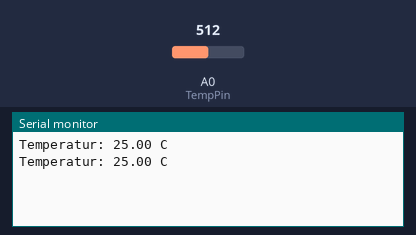
Bench run of a sketch on a simulated Arduino Uno, built with avr-gcc and run on an emulated ATmega328P. On the bench: the last lines printed to the serial monitor. The test bench sets the inputs (shaded band); at power-on: A0 (TempPin) = 512.

Above: at 1.8 s.
1.9 s: A0 (TempPin) set to 0
At 2.5 s:
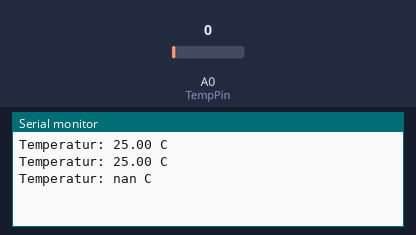
4.5 s: A0 (TempPin) set to 122
At 5.8 s:
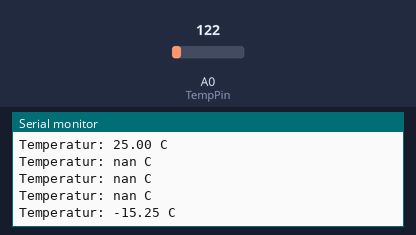

Measured:
- after the input at 1.9 s, the serial monitor: prints a new line after 0.10 s (image 1)
- after the input at 4.5 s, the serial monitor: prints a new line after 0.50 s (image 2)

The sketch:

arduino-sensoren-2_kap2-ntc.ino
```cpp
// NTC
// Datei: arduino-sensoren-2_kap2-ntc.ino


#include <math.h>

// Widerstandswert bei 25 Grad C
int Wid25Grad= 10000;
// analoger Messwert
int valTemp;
// analoger Eingang
int TempPin = 0;
// Wert Temp in Celsius
float tempC;


void setup()
{
  // Start serielle Ausgabe
  Serial.begin(115200);
}


void loop()
{
  valTemp = analogRead(TempPin);
  tempC = ThermistorC(valTemp);
  Serial.print("Temperatur: ");
  Serial.print(tempC);
  Serial.println(" C");
  // Warten 1 Sekunde
  delay(1000);
}

double ThermistorC(int RawADC)
{
 double Temp;
 Temp = log(((10240000/RawADC) - Wid25Grad));
 Temp = 1 / (0.001129148 + (0.000234125 * Temp) + (0.0000000876741 * Temp * Temp * Temp));
 // Umrechnung Kelvin / Grad Celsius
 Temp = Temp - 273.15;
 return Temp;
}
```
